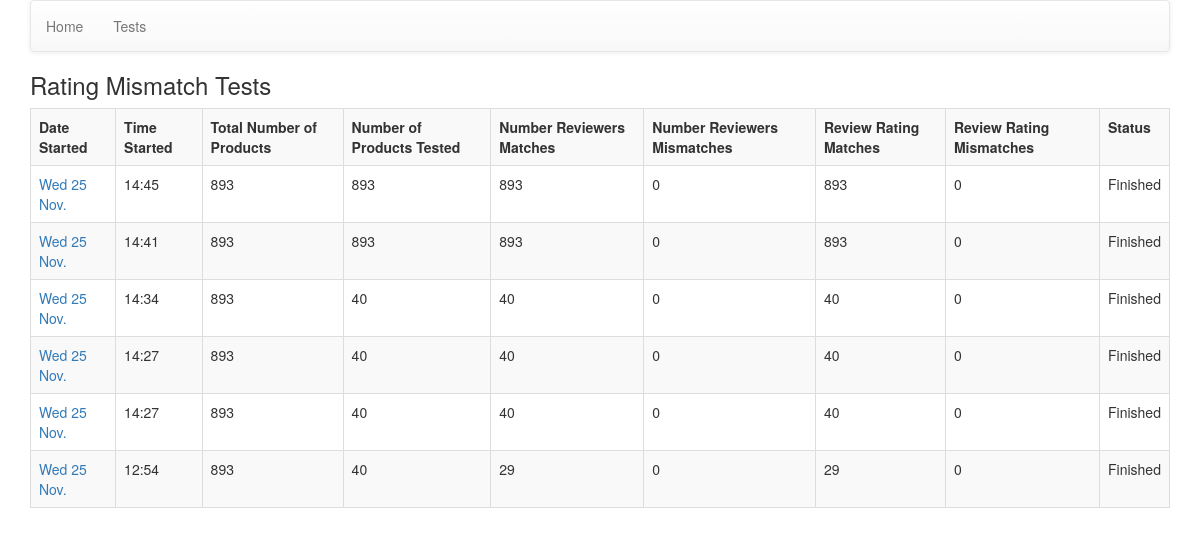
/tests, run on the app's committed database.
### test/models.py (models this page shows)
class RatingMismatchTest(models.Model):
    num_products = models.IntegerField(blank=True)
    num_products_tested = models.IntegerField(default=0)
    created_at = models.DateTimeField(auto_now_add=True)
    datetime_finished = models.DateTimeField(blank=False, null=True)
    is_active = models.BooleanField(default=True)
    number_reviewers_matches = models.IntegerField(blank=False, default=0)
    number_reviewers_mismatches = models.IntegerField(blank=False, default=0)
    review_rating_matches = models.IntegerField(blank=False, default=0)
    review_rating_mismatches = models.IntegerField(blank=False, default=0)

### test/views.py (the view)
# urls.py: url(r'^tests$', 'test.views.view_tests', name='tests'),
def view_tests(request):
    rating_mismatch_tests = RatingMismatchTest.objects.all().order_by('-created_at')
    print('get to here')
    context_dict = {
        'rating_mismatch_tests': rating_mismatch_tests,
    }
    return render(request, 'tests.html', context=context_dict)

### templates/tests.html
{% extends "base.html" %}
{% block content %}
<h3>Rating Mismatch Tests</h3>
<table class="table table-striped table-bordered table-hover">
	<tr>
		<th>Date Started</th>
		<th>Time Started</th>
		<th>Total Number of Products</th>
		<th>Number of Products Tested</th>
		<th>Number Reviewers Matches</th>
		<th>Number Reviewers Mismatches</th>
		<th>Review Rating Matches</th>
		<th>Review Rating Mismatches</th>
		<th>Status</th>
	</tr>
	{% for test in rating_mismatch_tests %}
	<tr>
		<td><a href="{% url 'review-mismatch-test' test_identifier=test.id %}">{{ test.created_at|date:"D j N" }}</a></td>
		<td>{{ test.created_at|date:"G:i" }}</td>
		<td>{{ test.num_products }}</td>
		<td>{{ test.num_products_tested }}</td>
		<td>{{ test.number_reviewers_matches }}</td>
		<td>{{ test.number_reviewers_mismatches }}</td>
		<td>{{ test.review_rating_matches }}</td>
		<td>{{ test.review_rating_mismatches }}</td>
		{% if test.is_active %}
		<td>Running</td>
		{% else %}
		<td>Finished</td>
		{% endif %}
	</tr>
	{% endfor %}
</table>
{% endblock %}

### templates/base.html (shortened to what this page needs)
{% load staticfiles %}
<!DOCTYPE html>
<html>
	<head>
		<link rel="stylesheet" type="text/css" href="{% static 'css/main.css' %}">
		<link rel="stylesheet" type="text/css" href="{% static 'css/bootstrap.min.css' %}">
		<link rel="stylesheet" type="text/css" href="{% static 'css/bootstrap-theme.css' %}">
	</head>
	<body class="container">
		<nav class="navbar navbar-default">
			<ul class="nav navbar-nav">
				<li><a href="{% url 'home' %}">Home</a></li>
				<li><a href="{% url 'tests' %}">Tests</a></li>
			</ul>
		</nav>
		{% block content %}{% endblock %}
	</body>
</html>

### static/css/main.css (style rules this page uses)
h1, h2, h3, h4, h5, h6 { color: blue; }

### data on the page
RatingMismatchTest: created_at "Wed 25 Nov.", created_at "14:45", num_products "893", num_products_tested "893", number_reviewers_matches "893", number_reviewers_mismatches "0", review_rating_matches "893", review_rating_mismatches "0", is_active "Finished"
RatingMismatchTest: created_at "Wed 25 Nov.", created_at "14:41", num_products "893", num_products_tested "893", number_reviewers_matches "893", number_reviewers_mismatches "0", review_rating_matches "893", review_rating_mismatches "0", is_active "Finished"
RatingMismatchTest: created_at "Wed 25 Nov.", created_at "14:34", num_products "893", num_products_tested "40", number_reviewers_matches "40", number_reviewers_mismatches "0", review_rating_matches "40", review_rating_mismatches "0", is_active "Finished"
RatingMismatchTest: created_at "Wed 25 Nov.", created_at "14:27", num_products "893", num_products_tested "40", number_reviewers_matches "40", number_reviewers_mismatches "0", review_rating_matches "40", review_rating_mismatches "0", is_active "Finished"
RatingMismatchTest: created_at "Wed 25 Nov.", created_at "14:27", num_products "893", num_products_tested "40", number_reviewers_matches "40", number_reviewers_mismatches "0", review_rating_matches "40", review_rating_mismatches "0", is_active "Finished"
RatingMismatchTest: created_at "Wed 25 Nov.", created_at "12:54", num_products "893", num_products_tested "40", number_reviewers_matches "29", number_reviewers_mismatches "0", review_rating_matches "29", review_rating_mismatches "0", is_active "Finished"
